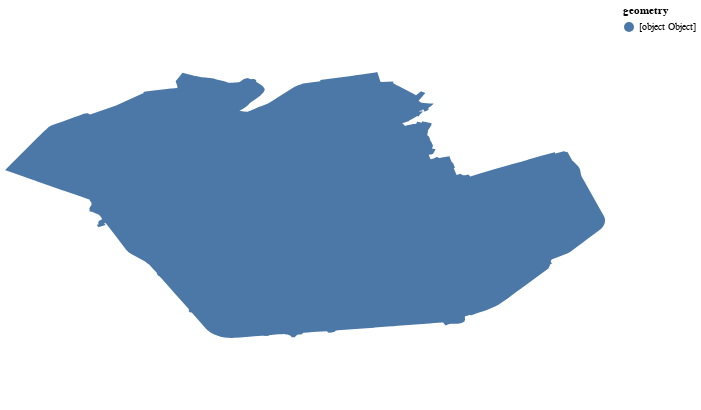

Notebook code cell kept with this figure:
### Code cell
import geopandas as gpd
import pandas as pd
import altair as alt
import ssl

ssl._create_default_https_context = ssl._create_unverified_context


gdf = gpd.read_file('https://polygons.openstreetmap.fr/get_geojson.py?id=361818&params=0')

gdf['geometry'] = gdf['geometry'].apply(lambda x: x.__geo_interface__)
df = pd.DataFrame(gdf)

df['coordinates'] = df['geometry'].apply(lambda x: x['coordinates'])
df['type'] = df['geometry'].apply(lambda x: x['type'])


alt.Chart(alt.Data(values=df.to_dict(orient='records'))).mark_geoshape().encode(
    shape='geometry:N'
).properties(
    width=600,
    height=400
).project('identity')

### Figure 1 — Vega-Lite specification as saved in the notebook (floating-point values rounded to 4 significant figures; data arrays with more than 128 entries replaced by an {"elided": "..."} marker saying what was removed)
{"config": {"view": {"continuousWidth": 300, "continuousHeight": 300}}, "data": {"values": [{"geometry": {"type": "MultiPolygon", "coordinates": {"elided": "1x1x597x2 float values"}}, "coordinates": {"elided": "1x1x597x2 float values"}, "type": "MultiPolygon"}]}, "mark": {"type": "geoshape"}, "encoding": {"shape": {"field": "geometry", "type": "nominal"}}, "height": 400, "projection": {"type": "identity"}, "width": 600, "$schema": "https://vega.github.io/schema/vega-lite/v5.17.0.json"}
